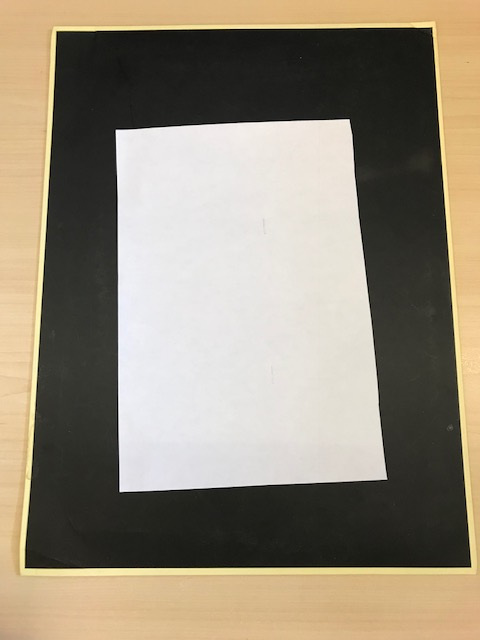
#> input picture shape-recognition/images/image1.jpeg, 480 x 640 px
$ python control.py
#> lines starting #> are read from the running program, lines starting #| are printed output that depends on the picture; after the words box and inside, x2 and y2 are one past the last pixel; in counts of white or black regions, pixels touching at a corner belong together
### shape-recognition/shape_recognition/image.py
import cv2
import numpy as np
import os
from .utils import order_points

"""The image class"""


class Image(object):
    """This is the main image object, read in, operate and print the photos"""

    def __init__(self, imagePath):
#> called with imagePath = 'images/image1.jpeg'
        abs_path = os.path.abspath(imagePath)
        self.image_root_path, full_image_name = os.path.split(abs_path)
        self.image_name, self.image_extension = os.path.splitext(full_image_name)
        self._original_image = cv2.imread(abs_path)
#> self._original_image is the input picture: shape (640, 480, 3); mean B, G, R 120.8, 138, 147.8
#> in gray_blur_gaussian, `self.image = cv2.cvtColor(self.image, cv2.COLOR_BGR2GRAY)`:
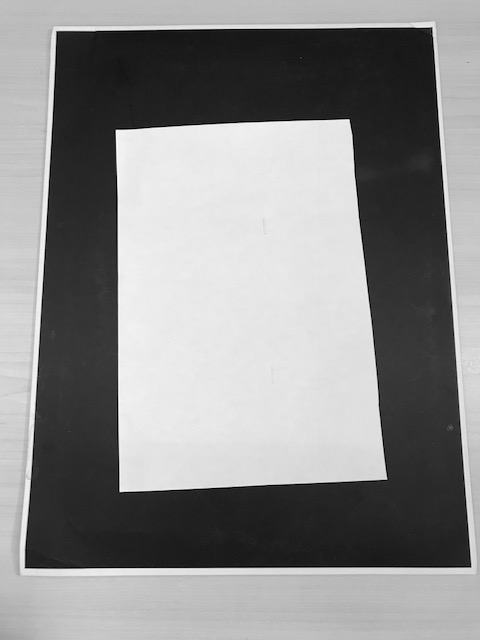
#> self.image: shape (640, 480); min 0, max 254, mean 139
#> in find_contours, `self.image = cv2.Canny(self.image, cannyMin, cannyMax)`:
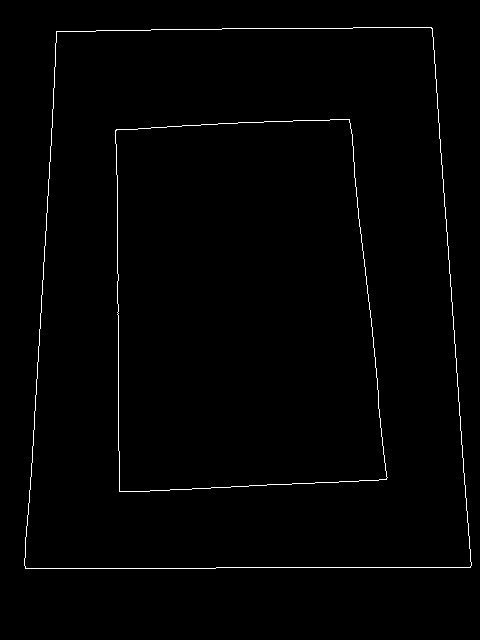
#> self.image: shape (640, 480); 1% white in thin lines or dots, all inside (x1, y1, x2, y2) = (24, 27, 472, 569)
#> in find_contours, `im2, self.contours, hierarchy = cv2.findContours(self.image, cv2.RETR_..`: self.contours = 4 contours; box (x1, y1, x2, y2) and area: (24, 27, 472, 569) 220990, (24, 27, 472, 569) 220988, (115, 119, 388, 492) 90845, (115, 119, 388, 492) 90842
        self.image = cv2.imread(abs_path)

        # - counter for dumping images
        self.image_dumps = 0

    def reset(self):
        """Reset the image back ot the original"""
        self.image = self._original_image
        self.contours = None

    def write_image(self, extra_string=""):
        """Dump the image"""
        name = self.image_root_path + "/" + self.image_name
        name += extra_string + str(self.image_dumps) + self.image_extension
        cv2.imwrite(name, self.image)
        self.image_dumps += 1

    def gray_blur_gaussian(self, kernel_size=(5, 5), kernel_deviation=0):
        """Convert to grayscale and Blur it using a Gaussian filter
        to reduce noise as well as reducing detail"""
        self.image = cv2.cvtColor(self.image, cv2.COLOR_BGR2GRAY)
        self.image = cv2.GaussianBlur(self.image, kernel_size, kernel_deviation)
        return self.image

    def find_contours(self, cannyMin=100, cannyMax=200):
        """Detect edges using a canny edge detector algoritgh
        http://opencv-python-tutroals.readthedocs.io/en/latest/py_tutorials/py_imgproc/py_canny/py_canny.html
        """
        self.image = cv2.Canny(self.image, cannyMin, cannyMax)
        # Find contours in an image
        # http://docs.opencv.org/3.1.0/d4/d73/tutorial_py_contours_begin.html
        im2, self.contours, hierarchy = cv2.findContours(self.image, cv2.RETR_LIST, cv2.CHAIN_APPROX_SIMPLE)

        return self.contours, hierarchy, self.image

    def find_contour_edges(self, c, epsilon=0.02):
        """Find the edges of the contour"""
        peri = cv2.arcLength(c, True)
        approx = cv2.approxPolyDP(c, epsilon * peri, True)
        return approx

    # [6 lines left out: function frame_image, not called in this run]

    def transform_to_frame(self, frame, newImageW, newImageH, crop=None):
        """Transform image to a birds eye view given the frame location"""
        pts1 = order_points(frame)
        pts2 = np.float32([[0, 0], [newImageW, 0], [newImageW, newImageH], [0, newImageH]])

        # Get transformation matrix
        M = cv2.getPerspectiveTransform(pts1, pts2)
        self.image = cv2.warpPerspective(self.image, M, (newImageW, newImageH))

        if (crop is not None):
            if (crop < 1):
                raise ValueError("Crop must be more than 0 or None")
            self.image = self.image[crop:-crop, crop:-crop]
            self.image = cv2.copyMakeBorder(self.image, crop, crop, crop, crop, cv2.BORDER_REPLICATE)

        return self.image

    def find_frame(self, contours=None):
        """ Find the largest rectangular contout - probably the frame of the im"""
        # Sort the contours by area and use the largest ones only
        if contours is None:
            contours = self.contours
#> contours has the same summary as self.contours in find_contours
        cnts = sorted(contours, key=cv2.contourArea, reverse=True)[:5]
#> cnts has the same summary as self.contours in find_contours

        # loop over the contours and find the ones that are rectangles
        # Approximate them and find out wjether they have 4 edges
        # http://docs.opencv.org/trunk/dd/d49/tutorial_py_contour_features.html
        for c in cnts:
            # approximate the contour
            approx = self.find_contour_edges(c)

            # if our approximated contour has four points, then we
            # can assume that we have found our screen
            if len(approx) == 4:
                frame = approx
                break
#> this loop made 1 pass
#> (peri in find_contour_edges, frame) on pass 1: (1929.7, [[431, 27], [56, 31], [25, 568], [470, 567]])
        return frame

    def find_largest_contour(self):
        """Find the largest contour"""
        contours, h, e = self.find_contours()
        cnt = sorted(contours, key=cv2.contourArea, reverse=True)[0]
        approx = self.find_contour_edges(cnt)
        return approx

### shape-recognition/shape_recognition/utils.py
import numpy as np


def order_points(pts):
    # Squeeze any additional dims
    pts = np.squeeze(pts)
    # initialzie a list of coordinates that will be ordered
    # such that the first entry in the list is the top-left,
    # the second entry is the top-right, the third is the
    # bottom-right, and the fourth is the bottom-left
    rect = np.zeros((4, 2), dtype="float32")

    # the top-left point will have the smallest sum, whereas
    # the bottom-right point will have the largest sum
    s = pts.sum(axis=1)
    rect[0] = pts[np.argmin(s)]
    rect[2] = pts[np.argmax(s)]

    # now, compute the difference between the points, the
    # top-right point will have the smallest difference,
    # whereas the bottom-left will have the largest difference
    diff = np.diff(pts, axis=1)
    rect[1] = pts[np.argmin(diff)]
    rect[3] = pts[np.argmax(diff)]

    # return the ordered coordinates
    return rect

### shape-recognition/control.py
import cv2
import numpy as np
from shape_recognition.image import Image


image = Image("images/image1.jpeg")
image.gray_blur_gaussian()
image.write_image("blured")
image.find_contours()
image.write_image("edged")

frame = image.find_frame()
#> frame = [[431, 27], [56, 31], [25, 568], [470, 567]]
image.reset()
image.transform_to_frame(frame, 1000, 1000, 10)
#> in order_points, `s = pts.sum(axis=1)`: s = [458, 87, 593, 1037]
#> in order_points, `diff = np.diff(pts, axis=1)`: diff = [-404, -25, 543, 97]
#> in transform_to_frame, `pts1 = order_points(frame)`: pts1 = [[56, 31], [431, 27], [470, 567], [25, 568]]
#> in transform_to_frame, `M = cv2.getPerspectiveTransform(pts1, pts2)`: M = [[2.72, 0.157, -157], [0.0239, 2.24, -70.66], [1.96e-05, 0.000352, 1]]
#> in transform_to_frame, `self.image = cv2.warpPerspective(self.image, M, (newImageW, newImageH))`:
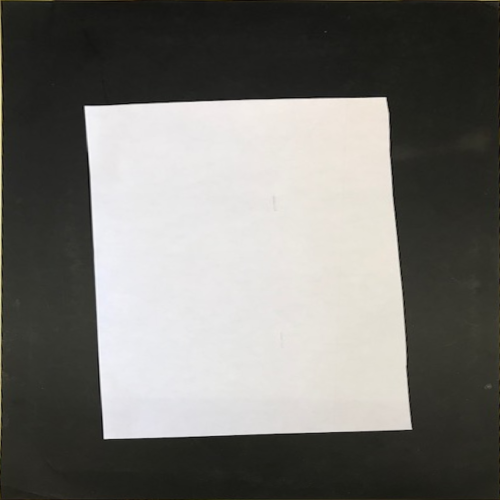
#> self.image: shape (1000, 1000, 3) (shown at 1/2 size); mean B, G, R 112.5, 116.7, 117.6
#> in transform_to_frame, `self.image = self.image[crop:-crop, crop:-crop]`:
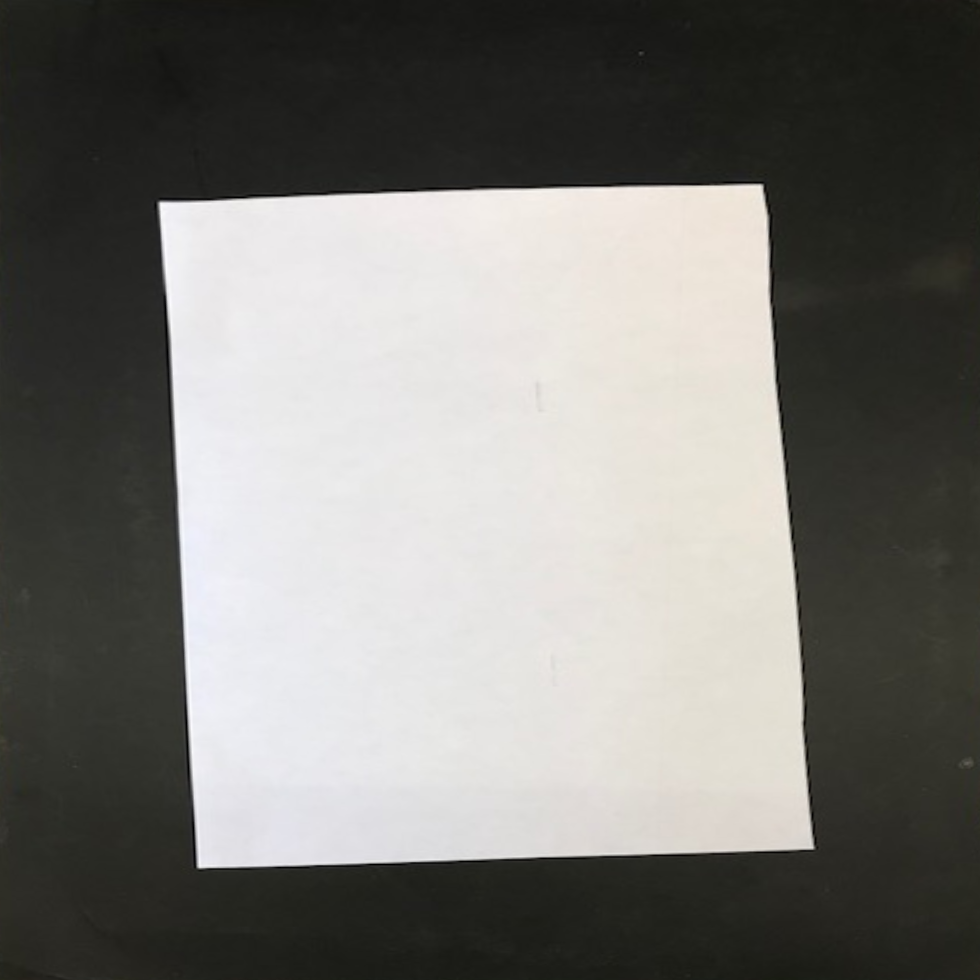
#> self.image: shape (980, 980, 3); mean B, G, R 115.6, 119.5, 120.4
image.gray_blur_gaussian()
image.write_image("topdown")

approx = image.find_largest_contour()
#> call 2 of find_contours, with cannyMin = 100, cannyMax = 200
#> in find_contours (call 2), `self.image = cv2.Canny(self.image, cannyMin, cannyMax)`:
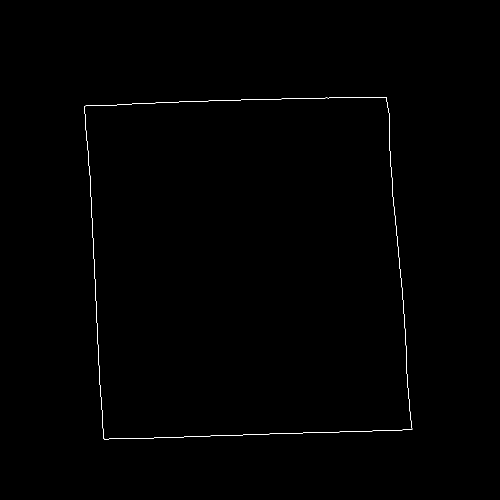
#> self.image: shape (1000, 1000) (shown at 1/2 size); 0.26% white in thin lines or dots, all inside (x1, y1, x2, y2) = (168, 194, 825, 879)
#> in find_contours (call 2), `im2, self.contours, hierarchy = cv2.findContours(self.image, cv2.RETR_..`: self.contours = 2 contours; box (x1, y1, x2, y2) and area: (168, 194, 825, 879) 407726, (168, 194, 825, 879) 407721
#> in find_largest_contour, `contours, h, e = self.find_contours()`: contours has the same summary as self.contours in find_contours; h = [[1, -1, -1, -1], [-1, 0, -1, -1]]
#> in find_largest_contour, `cnt = sorted(contours, key=cv2.contourArea, reverse=True)[0]`: cnt = contour of 274 points, box (x1, y1, x2, y2) (168, 194, 825, 879), area 407726
#> in find_largest_contour, `approx = self.find_contour_edges(cnt)`: approx = [[772, 194], [169, 212], [208, 878], [824, 858]]
#> approx = [[772, 194], [169, 212], [208, 878], [824, 858]]

image.reset()
image.transform_to_frame(frame, 1000, 1000, 10)
cv2.drawContours(image.image, [approx], 0, (0, 255, 0), 2)
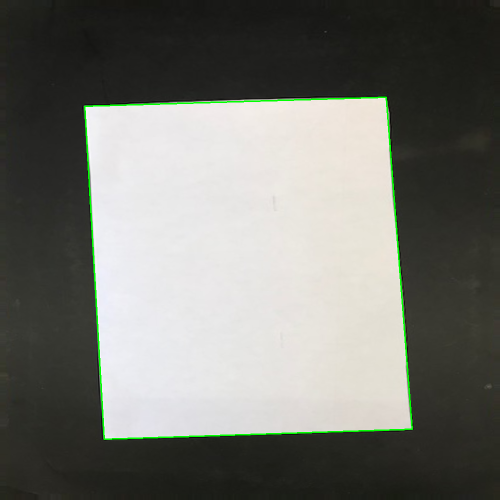
#> image.image: shape (1000, 1000, 3) (shown at 1/2 size); mean B, G, R 111.1, 117, 115.9
image.write_image("contour")

print(approx)
#| [[[772 194]]
#|  [[169 212]]
#|  [[208 878]]
#|  [[824 858]]]
